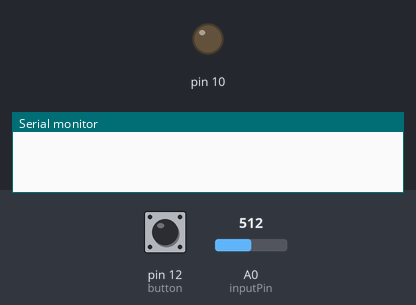
A sketch run on a simulated Arduino Uno, built with avr-gcc and run on an emulated ATmega328P. Shown: output pins drawn as LEDs (lit = HIGH), the last lines printed to the serial monitor. Dashed ring = blinking. The test bench sets the inputs (shaded band); at power-on: A0 (inputPin) = 512, pin 12 (button) HIGH. Random numbers use the default seed unless the sketch sets one.

Above: at 1.2 s.
1.3 s: A0 (inputPin) set to 4
2.8 s: A0 (inputPin) set to 1
At 3.2 s:
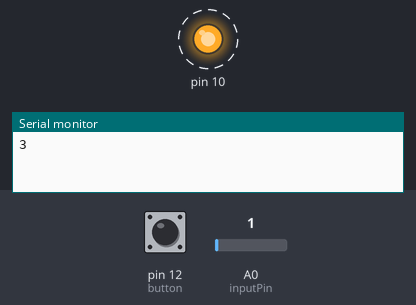
5.8 s: A0 (inputPin) set to 122
7.3 s: pin 12 (button) pulled LOW for 0.15 s
At 10.0 s:
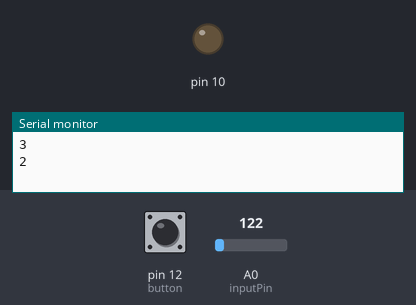
10.3 s: pin 12 (button) pulled LOW for 1 s
At 13.2 s:
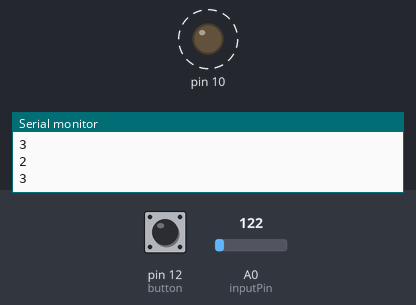
Timing chart, 0 to 14.7 s (numbered marks = the images above; inputs shaded):
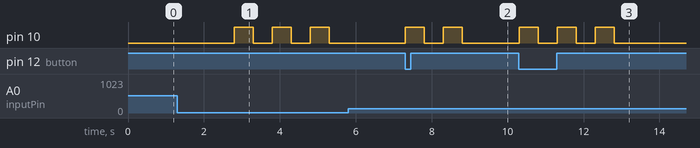

Measured:
- the behaviour switches between 3 and 2 on A0 (inputPin) (found by bisection; images 0 and 1)
- after the input at 1.3 s, every drawn part: stays the same
- after the input at 2.8 s, pin 10: alternates HIGH for 0.50 s and LOW for 0.50 s, starting at once
- after the input at 5.8 s, every drawn part: stays the same
- after the input at 7.3 s, pin 10: alternates HIGH for 0.50 s and LOW for 0.50 s, 4 changes in all, then stays LOW, starting at once
- after the input at 10.3 s, pin 10: alternates HIGH for 0.50 s and LOW for 0.50 s, 6 changes in all, then stays LOW, starting at once

The sketch:

blink.ino
```cpp
int button = 12;
// value to check state of button switch
int pressed = 0;
int counter = 0;

//photosensor
int inputPin = A0;
int anVal = 0;

void setup() {
  pinMode(10, OUTPUT);

  pinMode(button, INPUT);

  pressed = 0;

  randomSeed(analogRead(0));
  Serial.begin(9600);
}

int roll() {
  int randNumber = random(1,7);

  #ifdef DEBUG
    Serial.println(randNumber);
  #endif

  return randNumber;
}

void blink(int number){
  for(int i=1; i<=number; i++){
    digitalWrite(10,HIGH);
    delay(500);
    digitalWrite(10, LOW);
    delay(500);
  }
}


void loop() {
  // if button is pressed - throw the dice
  pressed = digitalRead(button);


  if (pressed == LOW) {
    // remove previous number
    counter = 1;
    int diceFace = roll();
    Serial.println(diceFace);

    if(counter == 1){
      blink(diceFace);
    }
  }

  delay(10);
  anVal = analogRead(inputPin);

  if(anVal <= 2){
    counter = 1;
    int diceFace = roll();
    Serial.println(diceFace);

    if(counter == 1){
      blink(diceFace);
    }
  }
  //Serial.println(anVal);

  //analogWrite(10, anVal);


}
```
